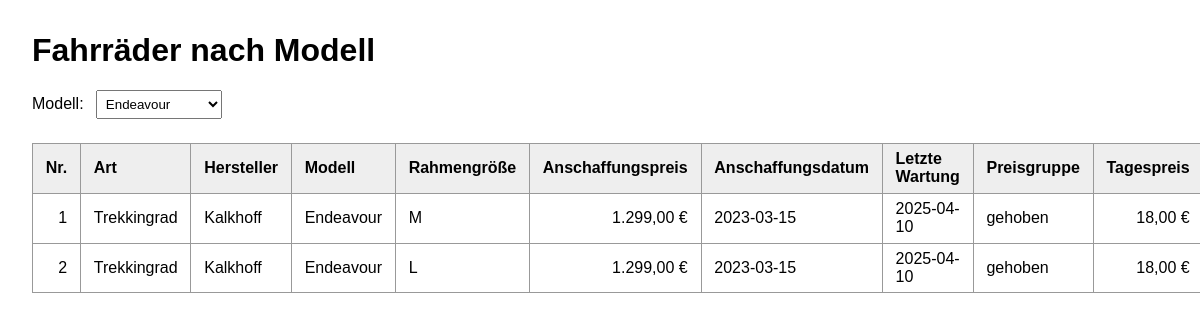
The app's page /index.php?modell=Endeavour with its own data.
### tables this page shows
CREATE TABLE Ihsan_Fahrrad (
    Fahrradnummer     INT UNSIGNED     NOT NULL AUTO_INCREMENT,
    Art               VARCHAR(30)      NOT NULL,
    Hersteller        VARCHAR(50)      NOT NULL,
    Modell            VARCHAR(50)      NOT NULL,
    Rahmengroesse     VARCHAR(10)      NOT NULL,
    Anschaffungspreis DECIMAL(8,2)     NOT NULL,
    Anschaffungsdatum DATE             NOT NULL,
    LetzteWartung     DATE,
    PreisgruppenNr    TINYINT UNSIGNED NOT NULL,
    PRIMARY KEY (Fahrradnummer),
    FOREIGN KEY (PreisgruppenNr) REFERENCES Ihsan_Preisgruppe (PreisgruppenNr)
);

CREATE TABLE Ihsan_Preisgruppe (
    PreisgruppenNr TINYINT UNSIGNED NOT NULL,
    Bezeichnung    VARCHAR(20)      NOT NULL,
    Tagespreis     DECIMAL(6,2)     NOT NULL,
    PRIMARY KEY (PreisgruppenNr)
);

### index.php (the view, shortened to what this page needs)
<?php
$mysqli = new mysqli(DB_HOST, DB_USER, DB_PASS, DB_NAME);
$mysqli->set_charset('utf8mb4');
$modelle = [];
$result = $mysqli->query('SELECT DISTINCT Modell FROM Ihsan_Fahrrad ORDER BY Modell');
while ($row = $result->fetch_assoc()) {
    $modelle[] = $row['Modell'];
}
$gewaehlt = $_GET['modell'] ?? '';
$fahrraeder = [];
if ($gewaehlt !== '') {
    $stmt = $mysqli->prepare(
        'SELECT f.Fahrradnummer, f.Art, f.Hersteller, f.Modell, f.Rahmengroesse,
                f.Anschaffungspreis, f.Anschaffungsdatum, f.LetzteWartung,
                p.Bezeichnung AS Preisgruppe, p.Tagespreis
         FROM Ihsan_Fahrrad f
         JOIN Ihsan_Preisgruppe p ON p.PreisgruppenNr = f.PreisgruppenNr
         WHERE f.Modell = ?
         ORDER BY f.Fahrradnummer'
    );
    $stmt->bind_param('s', $gewaehlt);
    $stmt->execute();
    $fahrraeder = $stmt->get_result()->fetch_all(MYSQLI_ASSOC);
}
function h(?string $s): string
{
    return htmlspecialchars($s ?? '', ENT_QUOTES, 'UTF-8');
}
?>
<!DOCTYPE html>
<html lang="de">
<head>
</head>
<body>
    <h1>Fahrräder nach Modell</h1>
    <form method="get">
        <label for="modell">Modell:</label>
        <select name="modell" id="modell" onchange="this.form.submit()">
            <?php foreach ($modelle as $m): ?>
                <option value="<?= h($m) ?>" <?= $m === $gewaehlt ? 'selected' : '' ?>><?= h($m) ?></option>
            <?php endforeach; ?>
        </select>
    </form>
    <?php if ($gewaehlt !== ''): ?>
        <?php if (count($fahrraeder) === 0): ?>
            <p>Keine Fahrräder zum Modell „<?= h($gewaehlt) ?>“ gefunden.</p>
        <?php else: ?>
            <table>
                <thead>
                    <tr>
                        <th>Nr.</th>
                        <th>Art</th>
                        <th>Hersteller</th>
                        <th>Modell</th>
                        <th>Rahmengröße</th>
                        <th>Anschaffungspreis</th>
                        <th>Anschaffungsdatum</th>
                        <th>Letzte Wartung</th>
                        <th>Preisgruppe</th>
                        <th>Tagespreis</th>
                    </tr>
                </thead>
                <tbody>
                    <?php foreach ($fahrraeder as $f): ?>
                        <tr>
                            <td class="num"><?= h($f['Fahrradnummer']) ?></td>
                            <td><?= h($f['Art']) ?></td>
                            <td><?= h($f['Hersteller']) ?></td>
                            <td><?= h($f['Modell']) ?></td>
                            <td><?= h($f['Rahmengroesse']) ?></td>
                            <td class="num"><?= number_format((float)$f['Anschaffungspreis'], 2, ',', '.') ?> €</td>
                            <td><?= h($f['Anschaffungsdatum']) ?></td>
                            <td><?= $f['LetzteWartung'] !== null ? h($f['LetzteWartung']) : '–' ?></td>
                            <td><?= h($f['Preisgruppe']) ?></td>
                            <td class="num"><?= number_format((float)$f['Tagespreis'], 2, ',', '.') ?> €</td>
                        </tr>
                    <?php endforeach; ?>
                </tbody>
            </table>
        <?php endif; ?>
    <?php endif; ?>
</body>
</html>

### index.php (style rules this page uses)
body { font-family: Arial, sans-serif; margin: 2rem; }
label { margin-right: .5rem; }
select { padding: .3rem; }
table { border-collapse: collapse; margin-top: 1.5rem; }
th, td { border: 1px solid #999; padding: .4rem .8rem; text-align: left; }
th { background: #eee; }
td.num { text-align: right; }

### records on screen
ihsan_fahrrad: Fahrradnummer "1", Art "Trekkingrad", Hersteller "Kalkhoff", Modell "Endeavour", Rahmengroesse "M", Anschaffungspreis "1.299,00", Anschaffungsdatum "2023-03-15", LetzteWartung "2025-04-10", PreisgruppenNr.Bezeichnung "gehoben", PreisgruppenNr.Tagespreis "18,00"
ihsan_fahrrad: Fahrradnummer "2", Art "Trekkingrad", Hersteller "Kalkhoff", Modell "Endeavour", Rahmengroesse "L", Anschaffungspreis "1.299,00", Anschaffungsdatum "2023-03-15", LetzteWartung "2025-04-10", PreisgruppenNr.Bezeichnung "gehoben", PreisgruppenNr.Tagespreis "18,00"

### other values on screen
form field modell "Endeavour"
